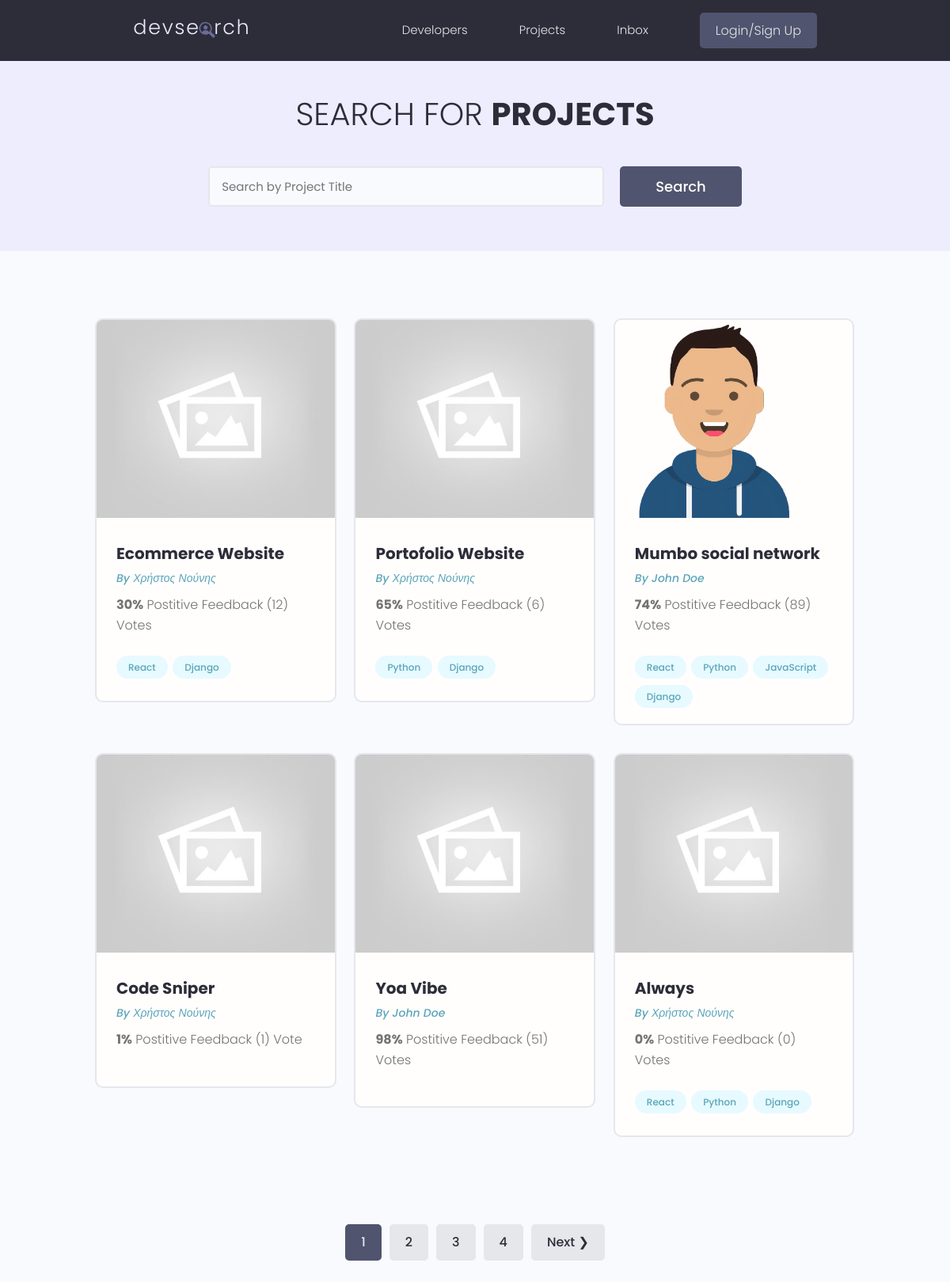
/projects/, run on the app's committed database.
### projects/models.py (models this page shows, shortened)
class Project(models.Model):
    owner = models.ForeignKey(Profile, null=True, blank=True, on_delete=models.SET_NULL)
    title = models.CharField(max_length=200)
    description = models.TextField(null=True, blank=True)
    featured_image = models.ImageField(null=True, blank=True, default="default.jpg")
    demo_link = models.CharField(max_length=2000, null=True, blank=True)
    source_link = models.CharField(max_length=2000, null=True, blank=True)
    tags = models.ManyToManyField('Tag', blank=True)
    vote_total = models.IntegerField(default=0, null=True, blank=True)
    vote_ratio = models.IntegerField(default=0, null=True, blank=True)
    created = models.DateTimeField(auto_now_add=True)
    id = models.UUIDField(default=uuid.uuid4, unique=True,
                          primary_key=True, editable=False)
    class Meta:
        ordering = ['created']

class Tag(models.Model):
    name = models.CharField(max_length=200)
    created = models.DateTimeField(auto_now_add=True)
    id = models.UUIDField(default=uuid.uuid4, unique=True,
                          primary_key=True, editable=False)
    def __str__(self):
        return self.name

### users/models.py (models this page shows, shortened)
class Profile(models.Model):
    user = models.OneToOneField(User, on_delete=models.CASCADE, null=True, blank=True)
    name = models.CharField(max_length=200, blank=True, null=True)
    email = models.EmailField(max_length=500, blank=True, null=True)
    username = models.CharField(max_length=200, blank=True, null=True)
    location = models.CharField(max_length=200, blank=True, null=True)
    short_intro = models.CharField(max_length=200, blank=True, null=True)
    bio = models.TextField(blank=True, null=True)
    profile_image = models.ImageField(null=True, blank=True, upload_to='profiles/', default='profiles/user-default.png')
    social_github = models.CharField(max_length=200, blank=True, null=True)
    social_twiter = models.CharField(max_length=200, blank=True, null=True)
    social_linkedin = models.CharField(max_length=200, blank=True, null=True)
    social_youtube = models.CharField(max_length=200, blank=True, null=True)
    social_website = models.CharField(max_length=200, blank=True, null=True)
    created = models.DateTimeField(auto_now_add=True)
    id = models.UUIDField(default=uuid.uuid4, unique=True,
                          primary_key=True, editable=False)

### projects/views.py (the view)
# urls.py: path('projects/', include('projects.urls')),
def projects(request):
    projects, search_query = searcProject(request)
    custom_range, projects = paginationProjects(request, projects, 6)
    context = {
        'projects' : projects,
        'search_query' : search_query,
        'custom_range' : custom_range,
    }
    return render(request, 'projects/projects.html', context)

### projects/utils.py (called while the page is built)
def paginationProjects(request, projects, results):
    page = request.GET.get('page')
    paginator = Paginator(projects, results)
    try:
        projects = paginator.page(page)
    except PageNotAnInteger:
        page = 1
        projects = paginator.page(page)
    except EmptyPage:
        page = paginator.num_pages
        projects = paginator.page(page)
    leftIndex = (int(page) - 4)
    if leftIndex < 1:
        leftIndex = 1
    rightIndex = (int(page) + 5)
    if rightIndex > paginator.num_pages:
        rightIndex = paginator.num_pages + 1
    custom_range = range(leftIndex, rightIndex)
    return custom_range, projects

def searcProject(request):
    search_query = ''
    if request.GET.get('search_query'):
        search_query = request.GET.get('search_query')
    tags = Tag.objects.filter(name__icontains=search_query)
    projects = Project.objects.distinct().filter(
        Q(title__icontains=search_query) |
        Q(description__icontains=search_query) |
        Q(owner__name__icontains=search_query) |
        Q(tags__in=tags)
    )
    return projects, search_query

### projects/templates/projects/projects.html (shortened to what this page needs)
{% extends 'main.html' %} {% block content %}
<main class="projects">
  <section class="hero-section text-center">
    <div class="container container--narrow">
      <div class="hero-section__box">
        <h2>Search for <span>Projects</span></h2>
      </div>
      <div class="hero-section__search">
        <form class="form" action="{% url 'projects' %}" method="get">
          <div class="form__field">
            <input
              class="input input--text"
              id="formInput#search"
              type="text"
              name="search_query"
              value="{{search_query}}"
              placeholder="Search by Project Title"
            />
          </div>
          <input class="btn btn--sub btn--lg" type="submit" value="Search" />
        </form>
      </div>
    </div>
  </section>
  <section class="projectsList">
    <div class="container">
      <div class="grid grid--three">
        {% for project in projects %}
        <div class="column">
          <div class="card project">
            <a href="{% url 'project' project.id %}" class="project">
              <img
                class="project__thumbnail"
                src="{{ project.featured_image.url }}"
                alt="project thumbnail"
              />
              <div class="card__body">
                <h3 class="project__title">{{project.title}}</h3>
                <p>
                  <a
                    class="project__author"
                    href="{% url 'user-profile' project.owner.id %}"
                    >By {{project.owner.name}}</a
                  >
                </p>
                <p class="project--rating">
                  <span style="font-weight: bold">{{project.vote_ratio}}%</span>
                  Postitive Feedback ({{project.vote_total}})
                  Vote{{project.vote_total|pluralize:"s"}}
                </p>
                <div class="project__tags">
                  {% for tag in project.tags.all %}
                  <span class="tag tag--pill tag--main">
                    <small>{{tag}}</small>
                  </span>
                  {% endfor %}
                </div>
              </div>
            </a>
          </div>
        </div>
        {% endfor %}
      </div>
    </div>
  </section>
  {% include 'pagination.html' with queryset=projects custom_range=custom_range %}
</main>
{% endblock content %}

### static/styles/app.css (style rules this page uses)
:root { --color-sub: #2d2d39; }
.btn--sub { background-color: var(--color-sub-light); }
.card { border: 2px solid var(--color-light); }
img { width: 100%; }
.hero-section { height: 40vh; display: flex; align-items: center; background-color: var(--color-sub); }
.hero-section__box { margin-bottom: 4rem; }
.hero-section__box > h2, .hero-section__box > h2 > span { font-size: 4rem; color: var(--color-light); line-height: 1.3; text-transform: uppercase; }
.hero-section__box > h2 { font-weight: 300; }
.hero-section__box > h2 > span { font-weight: 700; }
.hero-section__search > .form { display: flex; align-items: center; justify-content: center; gap: 2rem; }
.hero-section__search > .form input.input--text { width: 50rem; }
.project__author { font-size: 1.4rem; font-style: italic; }
.project--rating { margin-bottom: 1.6em; margin-top: .5em; }
.projects > .hero-section { background: var(--color-sub-lighter); height: 30vh; }
.projects .hero-section__box { margin-bottom: 2.5rem; }
.projects .hero-section__box > h2 { color: var(--color-sub); }
.projects .hero-section__box > h2 > span { font-weight: 700; color: var(--color-sub); }
.projectsList { margin-top: 8rem; }
.project__thumbnail { height: 25rem; object-fit: cover; object-position: top center; }
.project__title { font-size: 2rem; font-weight: 700; color: var(--color-sub); }

### static/uikit/styles/modules/_variables.css (style rules this page uses)
:root { --color-main: #5aa5b9; --color-main-light: #e6faff; --color-sub: #3f4156; --color-sub-light: #51546e; --color-sub-lighter: #ededfd; --color-text: #737373; --color-gray: #8b8b8b; --color-light: #e5e7eb; --color-light-gray: #767676; --color-bg: #f8fafd; --color-white: #fffefd; --color-white-light: #f3f3f3; --color-success: #359e64; --color-success-bg: #def8e8; --color-error: #fc4b0b; --color-error-bg: #fff2ee; --font-base: 'Poppins', arial, helvetica, 'Segoe UI', roboto, ubuntu, sans-serif; --font-monospace: 'Fira Code', 'Courier New', courier, monospace; --font-regular: 300; --font-medium: 500; --font-bold: 700; --generic-shadow: 1px 1px 5px #00000010; --generic-transition: all 0.3s ease-in-out; }

### static/uikit/styles/modules/_base.css (style rules this page uses)
* { margin: 0; padding: 0; box-sizing: border-box; text-rendering: optimizeLegibility; color: inherit; font-size: inherit; }
html { font-size: 50%; }
@media only screen and (min-width: 480px) { html { font-size: 56.25%; } }
@media only screen and (min-width: 1200px) { html { font-size: 62.5%; } }
body { line-height: 1.6; font-weight: 400; font-size: 1.5rem; color: var(--color-text); background-color: var(--color-bg); min-height: 100vh; }

### static/uikit/styles/modules/_typography.css (style rules this page uses)
* { font-family: var(--font-base); }
h2 { font-size: 3.6rem; font-weight: var(--font-bold); }
h3 { font-size: 3.2rem; font-weight: var(--font-medium); }
p, span, strong { font-size: 1.6rem; color: var(--color-text); font-weight: var(--font-regular); }
a { padding-bottom: 2px; text-decoration: none; display: inline-block; color: var(--color-main); font-weight: var(--font-medium); }

### static/uikit/styles/modules/_utilities.css (style rules this page uses)
.container { width: 92%; max-width: 165rem; margin: 0 auto; box-sizing: border-box; }
.container--narrow { width: 92%; max-width: 120rem; }
@media screen and (min-width: 1000px) { .container { width: 90%; } }
@media screen and (min-width: 1000px) { .container--narrow { width: 85%; } }
@media screen and (min-width: 1200px) { .container { width: 80%; } }
@media screen and (min-width: 1200px) { .container--narrow { width: 72%; } }
.text-center { text-align: center; }

### static/uikit/styles/modules/_button.css (style rules this page uses)
.btn { display: inline-block; position: relative; cursor: pointer; background-color: var(--color-light); font-weight: var(--font-medium); color: var(--color-sub); text-decoration: none; padding: 1rem 2rem; border-radius: 0.5rem; border: none; width: -webkit-fit-content; width: -moz-fit-content; width: fit-content; height: -webkit-fit-content; height: -moz-fit-content; height: fit-content; font-size: 1.6rem; outline-width: 0; outline-color: transparent; -webkit-backface-visibility: hidden; backface-visibility: hidden; transition: all 0.3s ease-in-out; }
.btn--sub { background-color: var(--color-sub); color: var(--color-white); }
.btn--lg { font-size: 1.8rem; padding: 1.2rem 4.5rem; }

### static/uikit/styles/modules/_card.css (style rules this page uses)
.card { border-radius: 1rem; background-color: var(--color-white); border: 1.5px solid var(--color-light); width: auto; height: auto; margin-top: 0.5rem; margin-bottom: 0.5rem; overflow: hidden; }
.card__body, .card__header { padding: 2rem 2.5rem; }

### data on the page
Project: featured_image (placeholder picture), title "Ecommerce Website", owner.name "Χρήστος Νούνης", vote_ratio "30", vote_total "12"
Tag: name "React"
Tag: name "Django"
Project: featured_image (placeholder picture), title "Portofolio Website", owner.name "Χρήστος Νούνης", vote_ratio "65", vote_total "6"
Tag: name "Python"
Project: featured_image (picture), title "Mumbo social network", owner.name "John Doe", vote_ratio "74", vote_total "89"
Tag: name "JavaScript"
Project: featured_image (placeholder picture), title "Code Sniper", owner.name "Χρήστος Νούνης", vote_ratio "1", vote_total "1"
Project: featured_image (placeholder picture), title "Yoa Vibe", owner.name "John Doe", vote_ratio "98", vote_total "51"
Project: featured_image (placeholder picture), title "Always", owner.name "Χρήστος Νούνης", vote_ratio "0", vote_total "0"

### other printed values
{{ page }} "1"
{{ page }} "2" "3" "4"
